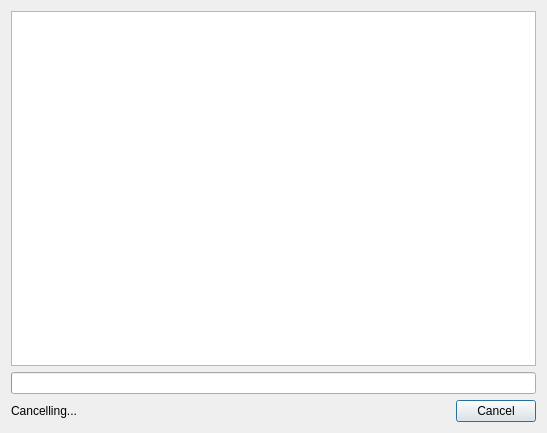
<?xml version="1.0" encoding="UTF-8"?>
<ui version="4.0">
 <class>progLogDlg</class>
 <widget class="QDialog" name="progLogDlg">
  <property name="geometry">
   <rect>
    <x>0</x>
    <y>0</y>
    <width>547</width>
    <height>433</height>
   </rect>
  </property>
  <property name="windowTitle">
   <string>Progress</string>
  </property>
  <layout class="QVBoxLayout" name="verticalLayout">
   <item>
    <widget class="QPlainTextEdit" name="logText">
     <property name="textInteractionFlags">
      <set>Qt::TextSelectableByMouse</set>
     </property>
    </widget>
   </item>
   <item>
    <widget class="QProgressBar" name="logProgBar">
     <property name="value">
      <number>0</number>
     </property>
     <property name="textVisible">
      <bool>false</bool>
     </property>
    </widget>
   </item>
   <item>
    <layout class="QHBoxLayout" name="horizontalLayout">
     <item>
      <widget class="QLabel" name="cancellingLbl">
       <property name="text">
        <string>Cancelling...</string>
       </property>
       <property name="textInteractionFlags">
        <set>Qt::NoTextInteraction</set>
       </property>
      </widget>
     </item>
     <item>
      <widget class="QDialogButtonBox" name="buttonBox">
       <property name="standardButtons">
        <set>QDialogButtonBox::Cancel</set>
       </property>
      </widget>
     </item>
    </layout>
   </item>
  </layout>
 </widget>
 <resources/>
 <connections/>
</ui>
